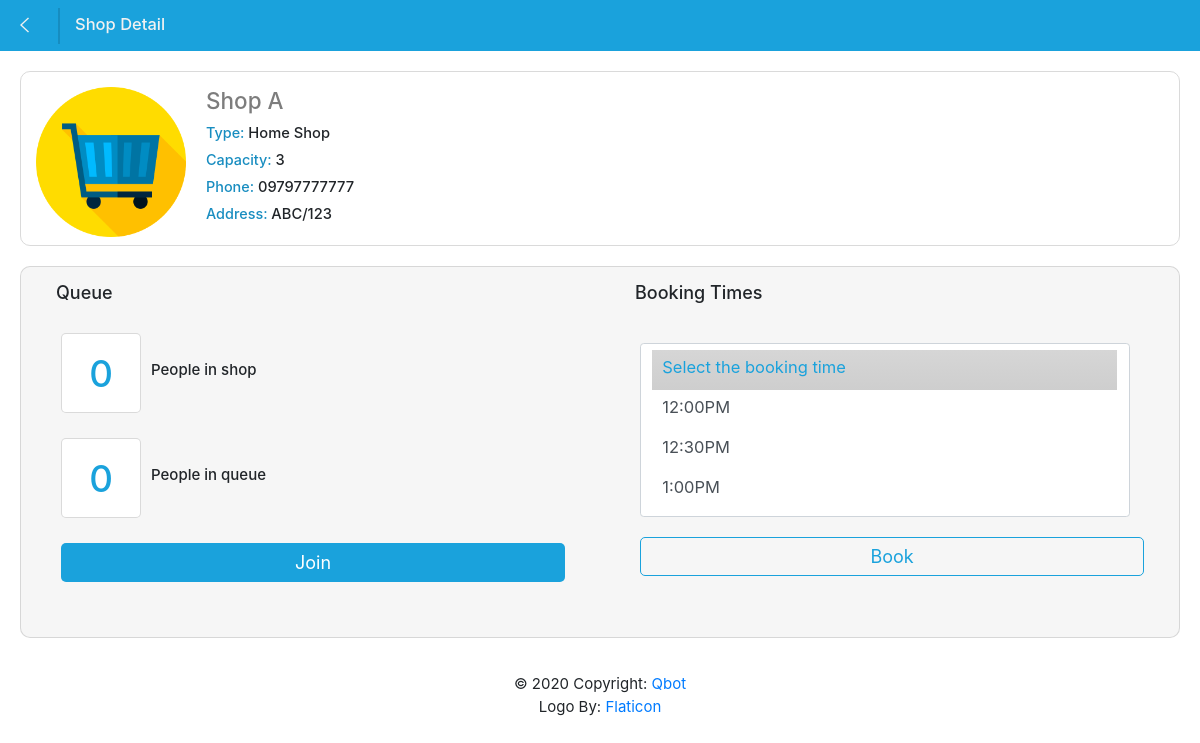
Before: /shop/2/ with the older database file.
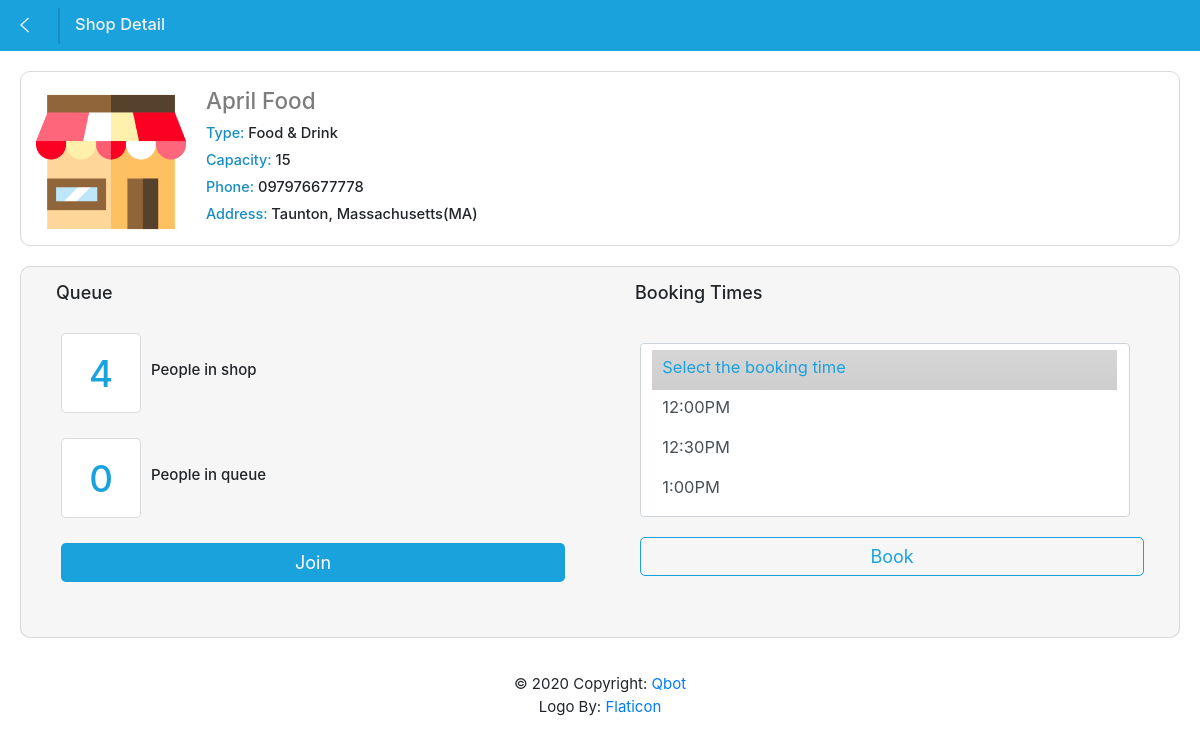
After: the same page with the newer database file.
### mainapp/models.py (models this page shows, shortened)
class Shop(models.Model):
    BLANK = ''
    INT_BLANK = 0
    user = models.ForeignKey(User, on_delete=models.CASCADE, related_name='shops', blank=True, null=True)
    name = models.CharField(max_length=128, blank=True)
    shop_type = models.CharField(max_length=64, blank=True)
    capacity = models.PositiveIntegerField(default=INT_BLANK)
    phone_number = models.CharField(max_length=12, blank=True)
    address = models.CharField(max_length=256, blank=True)
    logo = models.ImageField(upload_to=get_upload_path ,default='mainapp/logos/default.png')

### mainapp/views.py (the view)
# urls.py: path("shop/<int:shop_id>/", views.shop, name="shop"),
def shop(request, shop_id):
    try:
        shop = Shop.objects.get(pk=shop_id)
        in_serving, in_queue = get_num_customer(shop_id)
        phone_number = request.session['phone_number']
    except Shop.DoesNotExist:
        raise Http404("Shop does not exist")
    except KeyError:
        status = None
        num_priors = 0
    else:
        status, num_priors = get_customer_status(shop_id, phone_number)
    context = {
        "shop": shop,
        "ret": request.POST.get('ret') or 'shop_list',
        "in_serving": in_serving,
        "in_queue": in_queue,
        "status": status,
        "num_priors": num_priors
    }
    return render(request, "mainapp/shop.html", context)

### mainapp/views.py (called while the page is built)
def get_num_customer(shop_id):
    shop = get_object_or_404(Shop, pk=shop_id)
    queues = shop.queue_set.filter(Q(status=Queue.Status.QUEUE)
        | Q(status=Queue.Status.BOOK))
    servings = shop.queue_set.filter(Q(status=Queue.Status.SERVING)
        | Q(status=Queue.Status.ONCALL))
    return len(servings), len(queues)

### mainapp/templates/mainapp/shop.html (shortened to what this page needs)
{% extends "mainapp/base_with_nav.html" %}
{% load static%}
{% block pagehead %}
    Shop Detail
{% endblock %}
{% block backlink %}
    <a href="{% url ret %}"><i class="ion-ios-arrow-left back-btn"></i></a>
{% endblock %}
{% block body %}
    <div class="container-custom no-gutters">
        <div class="shop-container">
              <img src="{{ MEDIA_URL }}{{ shop.logo.name }}" alt="Shop logo">
              <div class="shop-detail-text">
                  <a class="link-header" href="{% url 'shop' shop.id %}"><h4>{{shop.name}}</h4></a>
                  <p><span>Type: </span>{{shop.shop_type}}</p>
                  <p><span>Capacity: </span>{{shop.capacity}}</p>
                  <p><span>Phone: </span>{{shop.phone_number}}</p>
                  <p><span>Address: </span>{{shop.address}}</p>
              </div>
        </div>
        <div class="shop-container back-grey">
          <div class="row">
            <div class="quebook-info col-sm-6">
              <h2>Queue</h2>
              <div class="row no-gutters">
                <p class="counter-text">{{ in_serving }}</p>
                <p class="counter-info">People in shop</p>
              </div>
              <div class="row no-gutters">
                <p class="counter-text">{{ in_queue }}</p>
                <p class="counter-info">People in queue</p>
              </div>
              {% if user.username %}
              <div class="row">
                <button type="button" class="btn btn-outline-secondary" disabled>login with user account to join</button>
              </div>
              {% elif status %}
              <div class="row">
                <button type="button" class="btn btn-outline-secondary" disabled>You already joined</button>
              </div>
              {% else %}
                <a href="{% url 'queue' shop.id %}" class="join-btn">Join</a>
              {% endif %}
            </div>
            <div class="quebook-info col-sm-6 no-gutters">
              <h2>Booking Times</h2>
              <form>
                <div class="row booking-row">
                    <select class="custom-select book-select" multiple>
                      <option selected>Select the booking time</option>
                      <option value="1">12:00PM</option>
                      <option value="2">12:30PM</option>
                      <option value="3">1:00PM</option>
                    </select>
                </div>
                {% if user.username %}
                <h2>&nbsp;</h2>
                {% else %}
                  <a href="#" class="book-btn">Book</a>
                {% endif %}
              </form>
              </div>
            </div>
          </div>
        </div>
{% endblock %}

### mainapp/templates/mainapp/base_with_nav.html (shortened to what this page needs)
{% load static %}
<!DOCTYPE html>
<html>
    <head>
        <link rel="stylesheet" href="{% static 'mainapp/css/ionicons.min.css' %}"/>
        <link rel="stylesheet" href="https://stackpath.bootstrapcdn.com/bootstrap/4.2.1/css/bootstrap.min.css">
        <link rel="stylesheet" href="{% static 'mainapp/css/style.css' %}"/>
      </head>
    <body>
        <nav class="navbar navbar-expand-md sticky-top main-nav">
            {% block backlink %}{% endblock %}
            <p class="nav-text">{% block pagehead %}{% endblock %}</p>
          </nav>
        {% block body %}
        {% endblock %}
    <footer class="page-footer font-small">
      <div class="footer-copyright text-center py-3">© 2020 Copyright:
        <a href="{% url 'index' %}"> Qbot</a>
        <br>Logo By: <a href="https://www.flaticon.com/free-icon/bot_1786548?term=bot&page=2&position=27">Flaticon</a>
      </div>
    </footer>
    </body>
</html>

### mainapp/static/mainapp/css/style.css (style rules this page uses)
html { background-color: rgb(255, 255, 255); color: rgb(255, 255, 255); font-family: 'Montserrat', 'Arial', sans-serif; font-weight: 300; font-size: 15px; text-rendering: optimizeLegibility; }
.link-header { text-decoration: none; color: #7D7D7D; }
.main-nav { background-color: #1AA2DC; }
.nav-text { display: inline-block; font-weight: 500; margin: 0px 20px 2px 15px; font-size: 110%; color: rgb(241, 241, 241); }
.back-btn { font-size: 160%; display: inline-block; color : rgb(241, 241, 241); width: 45px; border-right: 2px solid rgb(22, 141, 192); padding-left: 5px; }
.back-grey { background-color: #f6f6f6; }
.shop-container { padding: 15px; margin: 20px; border-radius: 10px; border: 1px solid rgba(199, 199, 199, 0.664); }
.shop-container img { display: inline-block; float: left; max-width: 150px; width: 22%; height: auto; }
.shop-detail-text { display: inline-block; margin-left: 20px; }
.shop-detail-text p { font-size: 98%; font-weight: 500; margin-bottom: 5px; }
.shop-detail-text span { font-size: 98%; color: rgb(24, 141, 192); }
.quebook-info { padding-left: 20px; }
.quebook-info .row { margin-left: 20px; }
.quebook-info h2 { margin-left: 15px; margin-bottom: 20px; font-size: 120%; }
.counter-text { display: inline-block; float: left; text-align: center; margin-top: 10px; padding-top: 12px; font-size: 245%; font-weight: 500; width: 80px; height: 80px; background-color: rgb(255, 255, 255); border-radius: 5px; border: 1px solid rgba(199, 199, 199, 0.664); color: #1AA2DC; }
.counter-info { margin-left: 10px; font-weight: 500; font-size: 100%; padding-top: 36px; display: inline-block; }
.join-btn { margin: 10px 20px 40px 20px; display: block; font-size: 120%; text-align: center; padding: 5px; text-decoration: none; color: rgb(255, 255, 255); background-color:#1AA2DC; border: 1px solid transparent; border-radius: 5px; transition: color 0.2s, border 0.2s, background-color 0.2s; }
.booking-row { padding-top: 20px; width: 90%; }
.book-select { font-size: 110%; }
.book-select option { display: block; padding-left: 10px; padding-top: 7px; background-color: rgb(255, 255, 255); height: 40px; transition: color 0.2s, background-color 0.2s; }
.book-select option:checked, option:hover { background: white linear-gradient(to bottom, rgb(214, 214, 214), rgb(206, 206, 206)); color: #1AA2DC; }
.book-btn { margin: 20px 20px 40px 20px; display: block; font-size: 120%; text-align: center; padding: 5px; text-decoration: none; color: #1AA2DC; background-color:inherit; border: 1px solid #1AA2DC; border-radius: 5px; transition: color 0.2s, border 0.2s, background-color 0.2s; }

Changed rows visible on the page:
changed Shop: logo.name: a different picture; name "Shop A" → "April Food"; shop_type "Home Shop" → "Food & Drink"; capacity "3" → "15"; phone_number "09797777777" → "097976677778"; address "ABC/123" → "Taunton, Massachusetts(MA)"
Other visible differences:
{{ in_serving }}: "0" → "4"
